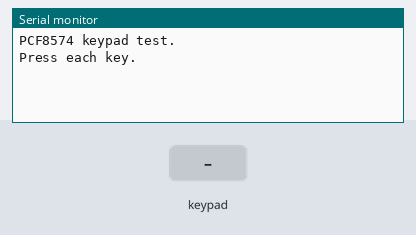
Recording of a sketch running on a simulated Arduino Uno, built with avr-gcc and run on an emulated ATmega328P. Parts: the last lines printed to the serial monitor. Wiring (inferred from the names in the program): PCF8574 port expander at I2C address 0x20. Wiring (inferred from the signals the program sends): 4×4 keypad with keys 1 2 3 A 4 5 6 B 7 8 9 C * 0 # D: rows Q0, Q1, Q2, Q3; columns Q4, Q5, Q6, Q7. The test bench sets the inputs (shaded band).

Above: at 1.2 s.
1.3 s: key '1' pressed
At 2.4 s:
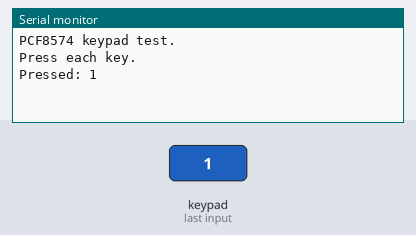
2.8 s: keypad keys 1 2 # pressed 0.4 s apart
At 4.2 s:
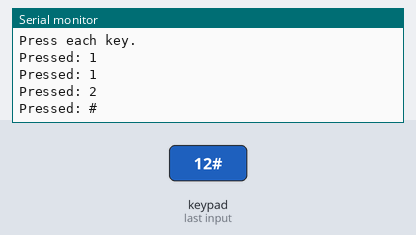
5.5 s: key 'A' pressed
At 6.7 s:
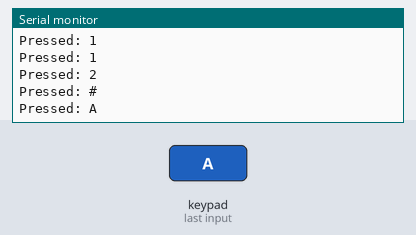
7.0 s: keypad keys 1 2 * pressed 0.4 s apart
At 8.6 s:
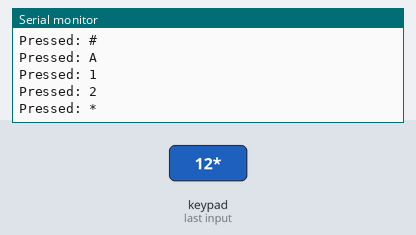
9.7 s: key 'B' pressed
At 10.9 s:
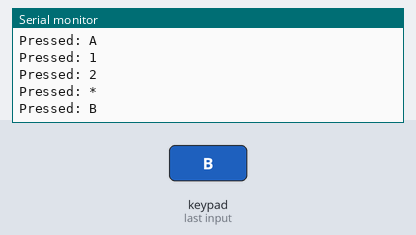
11.2 s: keypad keys 1 2 D pressed 0.4 s apart
At 13.0 s:
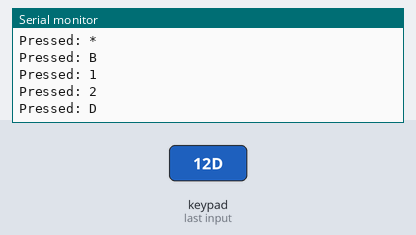

The sketch:

03_pcf8574_keypad_test.ino
```cpp
/*
  TEST 03 - PCF8574 + 4x4 KEYPAD

  Purpose:
  Verify the keypad wiring and every key.

  Wiring:
    PCF8574 SDA -> UNO A4
    PCF8574 SCL -> UNO A5
    PCF8574 VCC -> UNO 5V
    PCF8574 GND -> GND

    P0 -> R1
    P1 -> R2
    P2 -> R3
    P3 -> R4

    P4 -> C1
    P5 -> C2
    P6 -> C3
    P7 -> C4

  First run TEST 01 and replace PCF_ADDRESS.

  TEST INPUT / ACTION:
    Set PCF_ADDRESS, open Serial Monitor at 9600 baud, and press/release
    every key once: 1-9, 0, A-D, *, and #.

  EXPECTED OUTPUT:
    One line "Pressed: X" for each press, where X is the key label.

  PASS CRITERIA / WHAT TO CHECK:
    All 16 keys report the correct label exactly once per press. Wrong,
    missing, repeated, or stuck keys indicate row/column/address wiring issues.*/

#include <Wire.h>


const byte PCF_ADDRESS = 0x20;


const char KEY_MAP[4][4] =
{
    {'1', '2', '3', 'A'},
    {'4', '5', '6', 'B'},
    {'7', '8', '9', 'C'},
    {'*', '0', '#', 'D'}
};


void writePCF(byte value);
byte readPCF();
char scanRawKey();
char readDebouncedKey();


void setup()
{
    Serial.begin(9600);

    Wire.begin();

    writePCF(0xFF);

    Serial.println("PCF8574 keypad test.");
    Serial.println("Press each key.");
}


void loop()
{
    char key = readDebouncedKey();

    if (key != 0)
    {
        Serial.print("Pressed: ");
        Serial.println(key);
    }
}


void writePCF(byte value)
{
    Wire.beginTransmission(PCF_ADDRESS);

    Wire.write(value);

    Wire.endTransmission();
}


byte readPCF()
{
    byte value = 0xFF;

    Wire.requestFrom((int)PCF_ADDRESS, 1);

    if (Wire.available() > 0)
    {
        value = Wire.read();
    }

    return value;
}


char scanRawKey()
{
    byte row = 0;
    byte column = 0;

    for (row = 0; row < 4; row++)
    {
        byte outputState = 0xFF;

        bitClear(outputState, row);

        writePCF(outputState);

        delayMicroseconds(120);

        byte inputState = readPCF();

        for (column = 0; column < 4; column++)
        {
            byte columnBit = 4 + column;

            if (bitRead(inputState, columnBit) == 0)
            {
                writePCF(0xFF);

                return KEY_MAP[row][column];
            }
        }
    }

    writePCF(0xFF);

    return 0;
}


char readDebouncedKey()
{
    static char previousRaw = 0;
    static char stableKey = 0;
    static unsigned long changedAt = 0;

    char raw = scanRawKey();

    if (raw != previousRaw)
    {
        previousRaw = raw;

        changedAt = millis();
    }

    if (millis() - changedAt >= 40)
    {
        if (raw != stableKey)
        {
            stableKey = raw;

            if (stableKey != 0)
            {
                return stableKey;
            }
        }
    }

    return 0;
}
```

Measured:
- after the input at 1.3 s, the serial monitor: prints a new line at once (image 1)
- after the input at 2.8 s, the serial monitor: prints a new line after 0.44 s (image 2)
- after the input at 5.5 s, the serial monitor: prints a new line at once (image 3)
- after the input at 7.0 s, the serial monitor: prints a new line at once (image 4)
- after the input at 9.7 s, the serial monitor: prints a new line at once (image 5)
- after the input at 11.2 s, the serial monitor: prints a new line at once (image 6)
